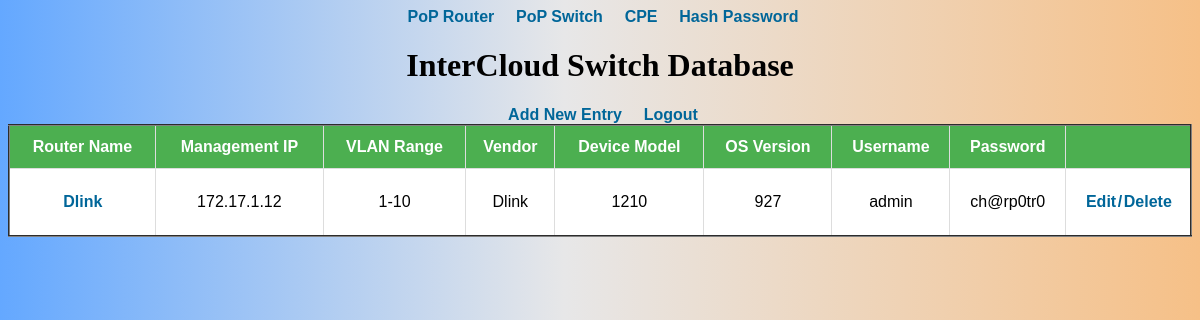
Screenshot of /view_s.php (signed in) with the database file from the repository.
### tables this page shows
CREATE TABLE `switches` (
  `switch_id` int(11) NOT NULL,
  `switch_name` varchar(255) DEFAULT NULL,
  `switch_ip` varchar(255) DEFAULT NULL,
  `vlan_range` varchar(255) DEFAULT NULL,
  `vendor` varchar(255) DEFAULT NULL,
  `model` varchar(255) DEFAULT NULL,
  `os_version` varchar(255) DEFAULT NULL,
  `username` varchar(255) DEFAULT NULL,
  `pass` varchar(255) DEFAULT NULL
);

### view_s.php (the view, shortened to what this page needs)
<?php
  require_once "pdo.php";
  $sql = "SELECT * FROM switches ORDER BY switch_name ASC";
  $stmt = $pdo->query($sql);
?>
<!DOCTYPE html>
<html>
<head>
  <link rel="stylesheet" href="css/main.css">
</head>
<body>
<header>
		<a href ="view.php">PoP Router</a>
		<a href ="view_s.php">PoP Switch</a>
		<a href = "cpe.php">CPE</a>
    <a href = "hash.php">Hash Password</a>
<h1>InterCloud Switch Database</h1>
<a href = "add.php">Add New Entry</a>
<a href = "logout.php">Logout</a>
<table border=2px>
<thead>
<tr>
		<th>
		 Router Name
		</th><th>
      Management IP
    </th><th>
      VLAN Range
    </th><th>
		Vendor
		</th><th>
		Device Model
    </th><th>
		OS Version
  </th><th>
    Username
  </th><th>
    Password
    </th><th>
  </th>
		</tr>
</thead>
<?php
	while($row = $stmt->fetch(PDO::FETCH_ASSOC)) {
    $rid = $row['switch_id'];
		echo("<tr><td>");
		echo("<a target='_blank' href ='http://".$row['switch_ip']."'>".htmlentities($row['switch_name'])."</a>");
		echo("</td><td>");
    echo(htmlentities($row['switch_ip']));
		echo("</td><td>");
    echo(htmlentities($row['vlan_range']));
    echo("</td><td>");
		echo(htmlentities($row['vendor']));
		echo("</td><td>");
		echo(htmlentities($row['model']));
		echo("</td><td>");
		echo(htmlentities($row['os_version']));
		echo("</td><td>");
    echo(htmlentities($row['username']));
		echo("</td><td>");
    echo(htmlentities($row['pass']));
		echo("</td><td>");
    echo('<p><a href = "edit.php?router_id='.$rid.'">Edit<a>/<a href = "delete.php?router_id='.$rid.'">Delete</a></p>');
    echo("</td></tr>");
	}
?>
</table>

### css/main.css (style rules this page uses)
a { padding: .1% .5% .5% 1%; border-radius: 5px; text-decoration: none; color: #006699; font-family: sans-serif; font-weight: bold; }
tr:nth-child(odd) { background-color: #ffffff; }
td, th { border: 1px solid #ddd; padding: 8px; }
th { padding-top: 12px; padding-bottom: 12px; text-align: center; background-color: #4CAF50; color: white; }
table { font-family: Helvetica, sans-serif; border-collapse: collapse; width: 100%; }
p { padding-left: 1%; }
body { background: rgb(100,168,255); background: linear-gradient(90deg, rgba(100,168,255,1) 0%, rgba(231,231,232,1) 47%, rgba(246,192,135,1) 100%); text-align: center; }

### rows the page displays
switches: switch_name "Dlink", switch_ip "172.17.1.12", vlan_range "1-10", vendor "Dlink", model "1210", os_version "927", username "admin", pass "ch@rp0tr0"
